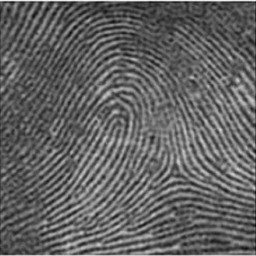
%> input picture digital.jpg, 256 x 256 px
$ octave Highpass.m   (GNU Octave 9; MATLAB toolbox functions it lacks are replaced by stand-ins)
%> lines starting %> are read from the running program, lines starting %| are printed output that depends on the picture; in (x1, y1, x2, y2) boxes, pixels count from 0 and x2, y2 are one past the last pixel; in counts of white or black regions, pixels touching at a corner belong together; the program's own positions count from 1
clear all
im1 = imread('digital.jpg');
%> im1 is the input picture: size 256x256 uint8; min 8, max 243, mean 99

raio=20;

[l c ]=size(im1);
%> l = 256; c = 256
filtropb=255*ones(l,c);

centroi=round(l/2);
%> centroi = 128
centroj=round(c/2);
%> centroj = 128

for i=-raio:raio
   for j=-raio:raio
       if(i*i + j*j<raio*raio)
          filtropb(i+centroi,j+centroj)=0;
       end
   end
end
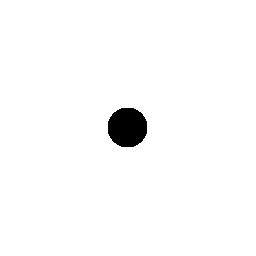
%> filtropb: size 256x256 double; 98.1% white; 1 black region, box (x1, y1, x2, y2) and area: (108, 108, 147, 147) 1245


figure(1);
imagesc(im1);
colormap('gray');

F=fft2(im1);


filtragempb=F.*fftshift(filtropb);
filtragempb_log=log(1+abs(filtragempb));
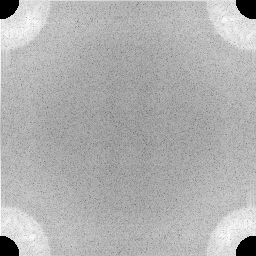
%> filtragempb_log: size 256x256 double; min 0, max 17.12, mean 11.88; drawn with min black and max white

figure(2);
imagesc(fftshift(filtragempb_log));
colormap('gray');
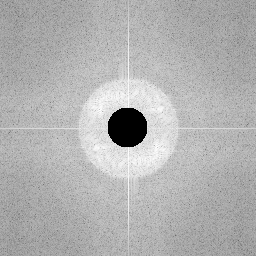
%> displayed picture: size 256x256x3, on the screen's scale of 0 to 255; min 0, max 255, mean 177.1


imfiltrada=abs(ifft2(filtragempb));
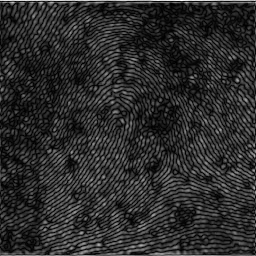
%> imfiltrada: size 256x256 double; min 8.82, max 34478.8, mean 6011; drawn with min black and max white


figure(4);
imagesc(imfiltrada);
colormap('gray');

$ run again, with casa.jpg copied over digital.jpg
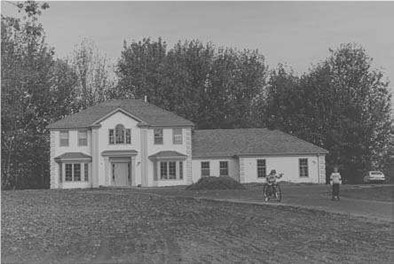
%> input picture casa.jpg, 394 x 264 px
%> im1 is the input picture: size 264x394 uint8; min 40, max 239, mean 118.1
%> after the loop `for i=-raio:raio`:
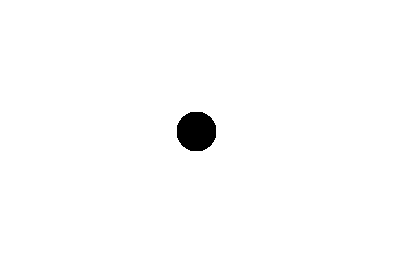
%> filtropb: size 264x394 double; 98.8% white; 1 black region, box (x1, y1, x2, y2) and area: (177, 112, 216, 151) 1245
%> `imfiltrada=abs(ifft2(filtragempb));`:
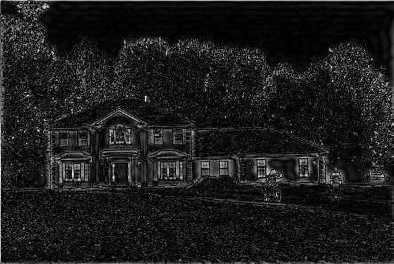
%> imfiltrada: size 264x394 double; min 0.755, max 25024.1, mean 2800.2; drawn with min black and max white
